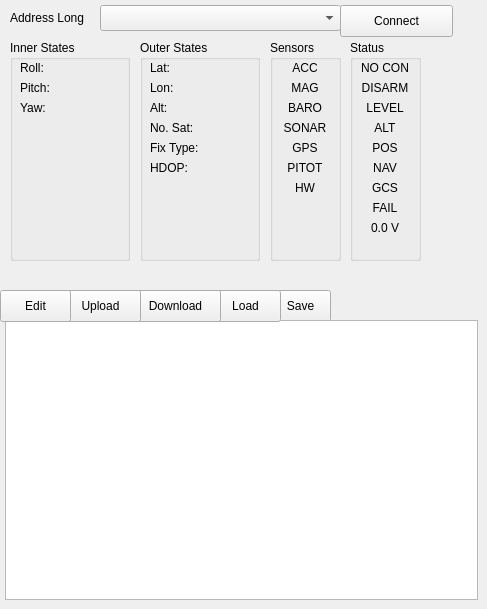
    <widget class="QWidget" name="quad2Tab">
     <attribute name="title">
      <string>Quad 2</string>
     </attribute>
     <widget class="QPushButton" name="quad2SaveButton">
      <property name="geometry">
       <rect>
        <x>270</x>
        <y>290</y>
        <width>61</width>
        <height>32</height>
       </rect>
      </property>
      <property name="text">
       <string>Save</string>
      </property>
     </widget>
     <widget class="QTableView" name="quad2TableView">
      <property name="geometry">
       <rect>
        <x>5</x>
        <y>320</y>
        <width>473</width>
        <height>280</height>
       </rect>
      </property>
      <attribute name="horizontalHeaderDefaultSectionSize">
       <number>80</number>
      </attribute>
      <attribute name="horizontalHeaderMinimumSectionSize">
       <number>10</number>
      </attribute>
      <attribute name="verticalHeaderDefaultSectionSize">
       <number>15</number>
      </attribute>
      <attribute name="verticalHeaderMinimumSectionSize">
       <number>15</number>
      </attribute>
     </widget>
     <widget class="QGroupBox" name="quad2StatusGroupBox">
      <property name="geometry">
       <rect>
        <x>350</x>
        <y>40</y>
        <width>71</width>
        <height>221</height>
       </rect>
      </property>
      <property name="title">
       <string>Status</string>
      </property>
      <widget class="QLabel" name="quad2ConnectionStatus">
       <property name="geometry">
        <rect>
         <x>10</x>
         <y>20</y>
         <width>50</width>
         <height>16</height>
        </rect>
       </property>
       <property name="text">
        <string>NO CON</string>
       </property>
       <property name="alignment">
        <set>Qt::AlignCenter</set>
       </property>
      </widget>
      <widget class="QLabel" name="quad2ARMMode">
       <property name="geometry">
        <rect>
         <x>10</x>
         <y>40</y>
         <width>50</width>
         <height>16</height>
        </rect>
       </property>
       <property name="text">
        <string>DISARM</string>
       </property>
       <property name="alignment">
        <set>Qt::AlignCenter</set>
       </property>
      </widget>
      <widget class="QLabel" name="quad2LEVELMode">
       <property name="geometry">
        <rect>
         <x>10</x>
         <y>60</y>
         <width>50</width>
         <height>16</height>
        </rect>
       </property>
       <property name="text">
        <string>LEVEL</string>
       </property>
       <property name="alignment">
        <set>Qt::AlignCenter</set>
       </property>
      </widget>
      <widget class="QLabel" name="quad2ALTMode">
       <property name="geometry">
        <rect>
         <x>10</x>
         <y>80</y>
         <width>50</width>
         <height>16</height>
        </rect>
       </property>
       <property name="text">
        <string>ALT</string>
       </property>
       <property name="alignment">
        <set>Qt::AlignCenter</set>
       </property>
      </widget>
      <widget class="QLabel" name="quad2POSMode">
       <property name="geometry">
        <rect>
         <x>10</x>
         <y>100</y>
         <width>50</width>
         <height>16</height>
        </rect>
       </property>
       <property name="text">
        <string>POS</string>
       </property>
       <property name="alignment">
        <set>Qt::AlignCenter</set>
       </property>
      </widget>
      <widget class="QLabel" name="quad2NAVMode">
       <property name="geometry">
        <rect>
         <x>10</x>
         <y>120</y>
         <width>50</width>
         <height>16</height>
        </rect>
       </property>
       <property name="text">
        <string>NAV</string>
       </property>
       <property name="alignment">
        <set>Qt::AlignCenter</set>
       </property>
      </widget>
      <widget class="QLabel" name="quad2GCSMode">
       <property name="geometry">
        <rect>
         <x>10</x>
         <y>140</y>
         <width>50</width>
         <height>16</height>
        </rect>
       </property>
       <property name="text">
        <string>GCS</string>
       </property>
       <property name="alignment">
        <set>Qt::AlignCenter</set>
       </property>
      </widget>
      <widget class="QLabel" name="quad2FAILMode">
       <property name="geometry">
        <rect>
         <x>10</x>
         <y>160</y>
         <width>50</width>
         <height>16</height>
        </rect>
       </property>
       <property name="text">
        <string>FAIL</string>
       </property>
       <property name="alignment">
        <set>Qt::AlignCenter</set>
       </property>
      </widget>
      <widget class="QLabel" name="quad2Voltage">
       <property name="geometry">
        <rect>
         <x>10</x>
         <y>180</y>
         <width>50</width>
         <height>16</height>
        </rect>
       </property>
       <property name="text">
        <string>0.0 V</string>
       </property>
       <property name="alignment">
        <set>Qt::AlignCenter</set>
       </property>
      </widget>
     </widget>
     <widget class="QComboBox" name="quad2AddressComboBox">
      <property name="geometry">
       <rect>
        <x>100</x>
        <y>5</y>
        <width>241</width>
        <height>26</height>
       </rect>
      </property>
     </widget>
     <widget class="QPushButton" name="quad2LoadButton">
      <property name="geometry">
       <rect>
        <x>210</x>
        <y>290</y>
        <width>71</width>
        <height>32</height>
       </rect>
      </property>
      <property name="text">
       <string>Load</string>
      </property>
     </widget>
     <widget class="QGroupBox" name="quad2OSGroupBox">
      <property name="geometry">
       <rect>
        <x>140</x>
        <y>40</y>
        <width>120</width>
        <height>221</height>
       </rect>
      </property>
      <property name="title">
       <string>Outer States</string>
      </property>
      <widget class="QLabel" name="quad2Lat">
       <property name="geometry">
        <rect>
         <x>10</x>
         <y>20</y>
         <width>100</width>
         <height>16</height>
        </rect>
       </property>
       <property name="text">
        <string>Lat:</string>
       </property>
       <property name="alignment">
        <set>Qt::AlignLeading|Qt::AlignLeft|Qt::AlignVCenter</set>
       </property>
      </widget>
      <widget class="QLabel" name="quad2Lon">
       <property name="geometry">
        <rect>
         <x>10</x>
         <y>40</y>
         <width>100</width>
         <height>16</height>
        </rect>
       </property>
       <property name="text">
        <string>Lon:</string>
       </property>
       <property name="alignment">
        <set>Qt::AlignLeading|Qt::AlignLeft|Qt::AlignVCenter</set>
       </property>
      </widget>
      <widget class="QLabel" name="quad2Alt">
       <property name="geometry">
        <rect>
         <x>10</x>
         <y>60</y>
         <width>100</width>
         <height>16</height>
        </rect>
       </property>
       <property name="text">
        <string>Alt:</string>
       </property>
       <property name="alignment">
        <set>Qt::AlignLeading|Qt::AlignLeft|Qt::AlignVCenter</set>
       </property>
      </widget>
      <widget class="QLabel" name="quad2SatNum">
       <property name="geometry">
        <rect>
         <x>10</x>
         <y>80</y>
         <width>100</width>
         <height>16</height>
        </rect>
       </property>
       <property name="text">
        <string>No. Sat:</string>
       </property>
       <property name="alignment">
        <set>Qt::AlignLeading|Qt::AlignLeft|Qt::AlignVCenter</set>
       </property>
      </widget>
      <widget class="QLabel" name="quad2FixType">
       <property name="geometry">
        <rect>
         <x>10</x>
         <y>100</y>
         <width>100</width>
         <height>16</height>
        </rect>
       </property>
       <property name="text">
        <string>Fix Type:</string>
       </property>
       <property name="alignment">
        <set>Qt::AlignLeading|Qt::AlignLeft|Qt::AlignVCenter</set>
       </property>
      </widget>
      <widget class="QLabel" name="quad2HDOP">
       <property name="geometry">
        <rect>
         <x>10</x>
         <y>120</y>
         <width>100</width>
         <height>16</height>
        </rect>
       </property>
       <property name="text">
        <string>HDOP:</string>
       </property>
       <property name="alignment">
        <set>Qt::AlignLeading|Qt::AlignLeft|Qt::AlignVCenter</set>
       </property>
      </widget>
     </widget>
     <widget class="QGroupBox" name="quad2ISGroupBox">
      <property name="geometry">
       <rect>
        <x>10</x>
        <y>40</y>
        <width>120</width>
        <height>221</height>
       </rect>
      </property>
      <property name="title">
       <string>Inner States</string>
      </property>
      <widget class="QLabel" name="quad2Roll">
       <property name="geometry">
        <rect>
         <x>10</x>
         <y>20</y>
         <width>100</width>
         <height>16</height>
        </rect>
       </property>
       <property name="text">
        <string>Roll:</string>
       </property>
       <property name="alignment">
        <set>Qt::AlignLeading|Qt::AlignLeft|Qt::AlignVCenter</set>
       </property>
      </widget>
      <widget class="QLabel" name="quad2Pitch">
       <property name="geometry">
        <rect>
         <x>10</x>
         <y>40</y>
         <width>100</width>
         <height>16</height>
        </rect>
       </property>
       <property name="text">
        <string>Pitch:</string>
       </property>
       <property name="alignment">
        <set>Qt::AlignLeading|Qt::AlignLeft|Qt::AlignVCenter</set>
       </property>
      </widget>
      <widget class="QLabel" name="quad2Yaw">
       <property name="geometry">
        <rect>
         <x>10</x>
         <y>60</y>
         <width>100</width>
         <height>16</height>
        </rect>
       </property>
       <property name="text">
        <string>Yaw:</string>
       </property>
       <property name="alignment">
        <set>Qt::AlignLeading|Qt::AlignLeft|Qt::AlignVCenter</set>
       </property>
      </widget>
     </widget>
     <widget class="QPushButton" name="quad2DownloadButton">
      <property name="geometry">
       <rect>
        <x>130</x>
        <y>290</y>
        <width>91</width>
        <height>32</height>
       </rect>
      </property>
      <property name="text">
       <string>Download</string>
      </property>
     </widget>
     <widget class="QLabel" name="quad2AddrLabel">
      <property name="geometry">
       <rect>
        <x>10</x>
        <y>10</y>
        <width>91</width>
        <height>16</height>
       </rect>
      </property>
      <property name="text">
       <string>Address Long</string>
      </property>
     </widget>
     <widget class="QGroupBox" name="quad2SensorGroupBox">
      <property name="geometry">
       <rect>
        <x>270</x>
        <y>40</y>
        <width>71</width>
        <height>221</height>
       </rect>
      </property>
      <property name="title">
       <string>Sensors</string>
      </property>
      <widget class="QLabel" name="quad2ACC">
       <property name="geometry">
        <rect>
         <x>10</x>
         <y>20</y>
         <width>50</width>
         <height>16</height>
        </rect>
       </property>
       <property name="text">
        <string>ACC</string>
       </property>
       <property name="alignment">
        <set>Qt::AlignCenter</set>
       </property>
      </widget>
      <widget class="QLabel" name="quad2MAG">
       <property name="geometry">
        <rect>
         <x>10</x>
         <y>40</y>
         <width>50</width>
         <height>16</height>
        </rect>
       </property>
       <property name="text">
        <string>MAG</string>
       </property>
       <property name="alignment">
        <set>Qt::AlignCenter</set>
       </property>
      </widget>
      <widget class="QLabel" name="quad2BARO">
       <property name="geometry">
        <rect>
         <x>10</x>
         <y>60</y>
         <width>50</width>
         <height>16</height>
        </rect>
       </property>
       <property name="text">
        <string>BARO</string>
       </property>
       <property name="alignment">
        <set>Qt::AlignCenter</set>
       </property>
      </widget>
      <widget class="QLabel" name="quad2SONAR">
       <property name="geometry">
        <rect>
         <x>10</x>
         <y>80</y>
         <width>50</width>
         <height>16</height>
        </rect>
       </property>
       <property name="text">
        <string>SONAR</string>
       </property>
       <property name="alignment">
        <set>Qt::AlignCenter</set>
       </property>
      </widget>
      <widget class="QLabel" name="quad2GPS">
       <property name="geometry">
        <rect>
         <x>10</x>
         <y>100</y>
         <width>50</width>
         <height>16</height>
        </rect>
       </property>
       <property name="text">
        <string>GPS</string>
       </property>
       <property name="alignment">
        <set>Qt::AlignCenter</set>
       </property>
      </widget>
      <widget class="QLabel" name="quad2PITOT">
       <property name="geometry">
        <rect>
         <x>10</x>
         <y>120</y>
         <width>50</width>
         <height>16</height>
        </rect>
       </property>
       <property name="text">
        <string>PITOT</string>
       </property>
       <property name="alignment">
        <set>Qt::AlignCenter</set>
       </property>
      </widget>
      <widget class="QLabel" name="quad2HW">
       <property name="geometry">
        <rect>
         <x>10</x>
         <y>140</y>
         <width>50</width>
         <height>16</height>
        </rect>
       </property>
       <property name="text">
        <string>HW</string>
       </property>
       <property name="alignment">
        <set>Qt::AlignCenter</set>
       </property>
      </widget>
     </widget>
     <widget class="QPushButton" name="quad2UploadButton">
      <property name="geometry">
       <rect>
        <x>60</x>
        <y>290</y>
        <width>81</width>
        <height>32</height>
       </rect>
      </property>
      <property name="text">
       <string>Upload</string>
      </property>
     </widget>
     <widget class="QPushButton" name="quad2ConnectButton">
      <property name="geometry">
       <rect>
        <x>340</x>
        <y>5</y>
        <width>113</width>
        <height>32</height>
       </rect>
      </property>
      <property name="text">
       <string>Connect</string>
      </property>
     </widget>
     <widget class="QPushButton" name="quad2EditButton">
      <property name="geometry">
       <rect>
        <x>0</x>
        <y>290</y>
        <width>71</width>
        <height>32</height>
       </rect>
      </property>
      <property name="text">
       <string>Edit</string>
      </property>
     </widget>
    </widget>
